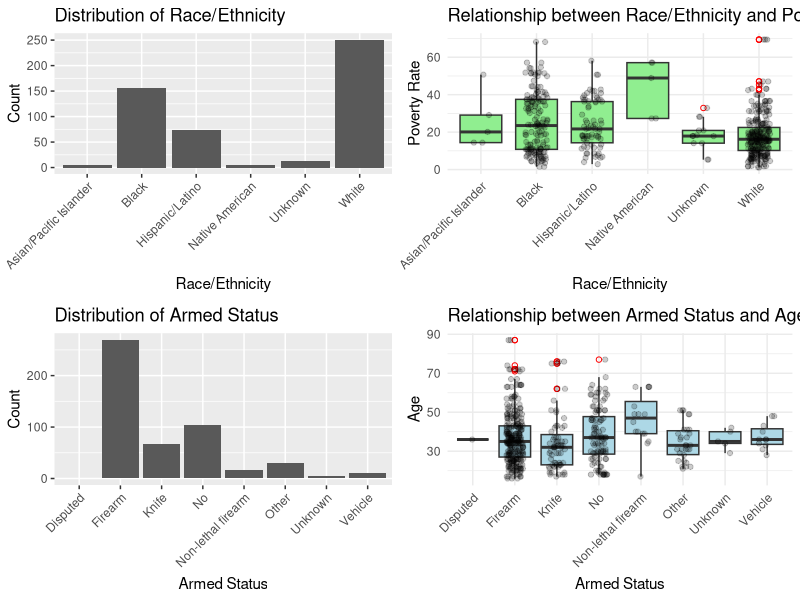

Here is the R script that generated this plot:
## ---- chunk 1
knitr::opts_chunk$set(echo = TRUE)
## ---- chunk 2
library(dplyr)
library(ggplot2)

# Read the new CSV file
new_data <- read.csv("police_killings_processed.csv")

## Examine NAs
print(sapply(new_data, function(x) sum(is.na(x))))

## Convert age to numeric

# Convert the 'age' column to numeric
new_data$age_num <- as.numeric(new_data$age)

# Verify the conversion
class(new_data$age_num)

# Check for any NAs introduced during conversion
sum(is.na(new_data$age_num))

# Check the original data
# print(new_data[is.na(new_data$age_num), c("age", "age_num")])

# Convert "Unknown" age to mean age
new_data$age <- as.numeric(ifelse(new_data$age == "unknown", NA, new_data$age))
new_data$age[is.na(new_data$age)] <- mean(new_data$age, na.rm = TRUE)
## ---- chunk 3
glimpse(new_data)


####### Research question 1
## 1. Race/Ethnicity
race_counts <- table(new_data$raceethnicity)
race_percentages <- prop.table(race_counts) * 100

cat("Race/Ethnicity Distribution:\n")
print(race_counts)
cat("\nPercentages:\n")
print(race_percentages)

plot1 <- ggplot(new_data, aes(x = raceethnicity)) +
  geom_bar() +
  theme(axis.text.x = element_text(angle = 45, hjust = 1)) +
  labs(title = "Distribution of Race/Ethnicity", x = "Race/Ethnicity", y = "Count")

# Plot 1: Relationship between 'race' and 'poverty rate'
plot2 <- ggplot(new_data, aes(x = raceethnicity, y = pov)) +
  geom_boxplot(fill = "lightgreen", outlier.colour = "red", outlier.shape = 1) +
  geom_jitter(width = 0.2, alpha = 0.2) +
  theme_minimal() +
  theme(axis.text.x = element_text(angle = 45, hjust = 1)) +
  labs(title = "Relationship between Race/Ethnicity and Poverty Rate",
       x = "Race/Ethnicity",
       y = "Poverty Rate")

#### Research question 2

## 6. Armed Status
armed_counts <- table(new_data$armed)
armed_percentages <- prop.table(armed_counts) * 100

cat("\nArmed Status Distribution:\n")
print(armed_counts)
cat("\nPercentages:\n")
print(armed_percentages)

plot3 <- ggplot(new_data, aes(x = armed)) +
  geom_bar() +
  theme(axis.text.x = element_text(angle = 45, hjust = 1)) +
  labs(title = "Distribution of Armed Status", x = "Armed Status", y = "Count")

# Plot 2: Relationship between 'armed' and 'age'
plot4 <- ggplot(new_data, aes(x = armed, y = age)) +
  geom_boxplot(fill = "lightblue", outlier.colour = "red", outlier.shape = 1) +
  geom_jitter(width = 0.2, alpha = 0.2) +
  theme_minimal() +
  theme(axis.text.x = element_text(angle = 45, hjust = 1)) +
  labs(title = "Relationship between Armed Status and Age",
       x = "Armed Status",
       y = "Age")

library(cowplot)
plot_grid(plot1, plot2, plot3, plot4, ncol=2)

